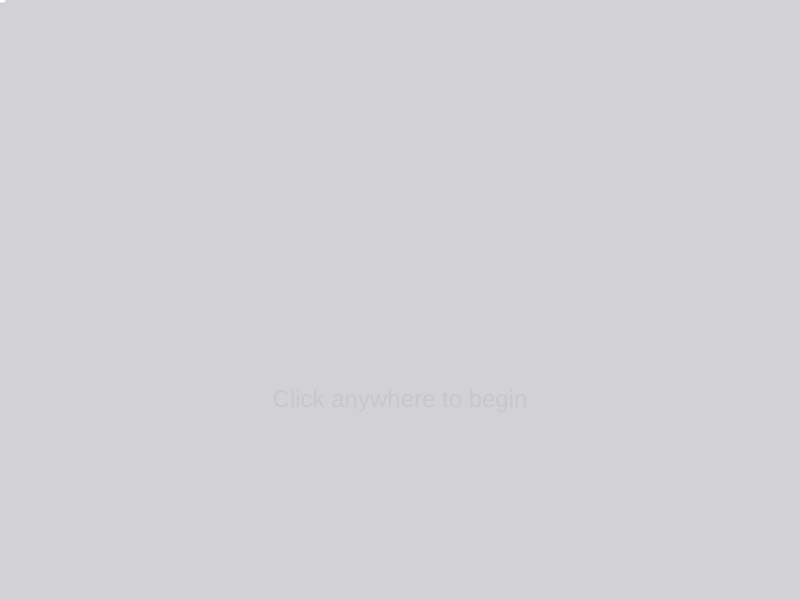
Frame 1 (no input)
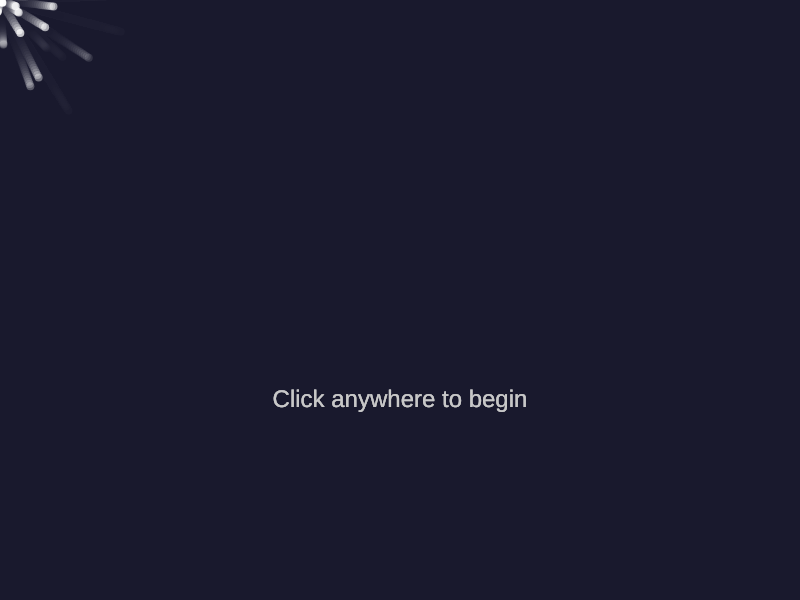
Frame 60 (no input)
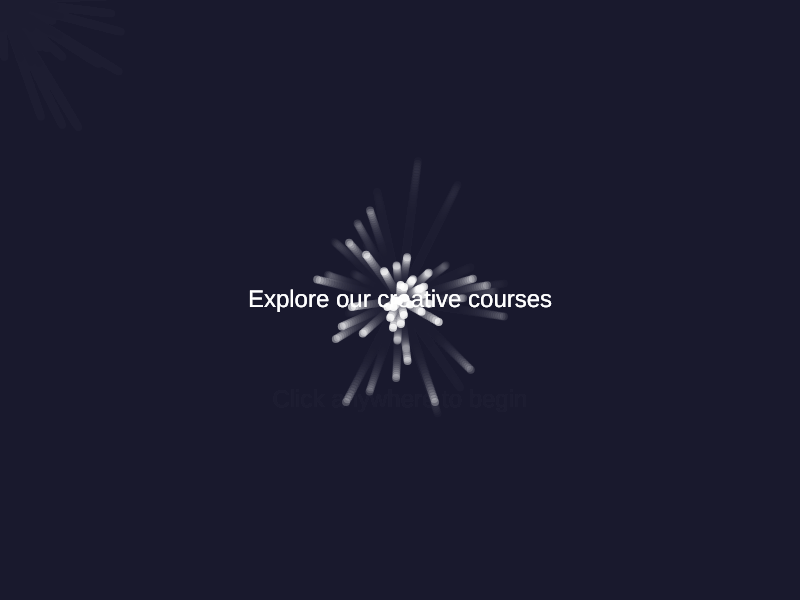
Frame 120 (the mouse pressed at the canvas centre since frame 60)

The p5.js sketch that drew these frames (run headless with seeded random() and noise() and a simulated clock; from frame 60 on, the mouse is pressed at the canvas centre):

// p5.js sketch
// ── sketch.js
let particles = [];
let messages = [
  "Welcome to Bath Spa University",
  "Explore our creative courses",
  "Discover our beautiful campuses",
  "Join our vibrant community"
];
let messageIndex = 0;
let showMessage = false;
let messageTimer = 0;
let hasInteracted = false;

function setup() {
  createCanvas(800, 600);
  noCursor();
  textAlign(CENTER, CENTER);
  textSize(24);
  fill(255);
}

function draw() {
  background(30, 30, 50, 50);

  // Create particle at mouse position
  particles.push(new Particle(mouseX, mouseY));

  // Update and display particles
  for (let i = particles.length - 1; i >= 0; i--) {
    particles[i].update();
    particles[i].show();
    if (particles[i].finished()) {
      particles.splice(i, 1);
    }
  }

  // Prompt message before interaction
  if (!hasInteracted) {
    fill(200);
    text("Click anywhere to begin", width / 2, height / 2 + 100);
  }

  // Display message if active
  if (showMessage) {
    fill(255);
    text(messages[messageIndex], width / 2, height / 2);
    if (millis() - messageTimer > 3000) {
      showMessage = false;
    }
  }
}

function mousePressed() {
  if (!hasInteracted) {
    hasInteracted = true;
  }
  showMessage = true;
  messageTimer = millis();
  messageIndex = (messageIndex + 1) % messages.length;
}

class Particle {
  constructor(x, y) {
    this.pos = createVector(x, y);
    this.vel = p5.Vector.random2D();
    this.vel.mult(random(1, 3));
    this.acc = createVector(0, 0);
    this.lifetime = 255;
  }

  finished() {
    return this.lifetime < 0;
  }

  update() {
    this.vel.add(this.acc);
    this.pos.add(this.vel);
    this.acc.mult(0);
    this.lifetime -= 5;
  }

  show() {
    noStroke();
    fill(255, this.lifetime);
    ellipse(this.pos.x, this.pos.y, 8);
  }
}
